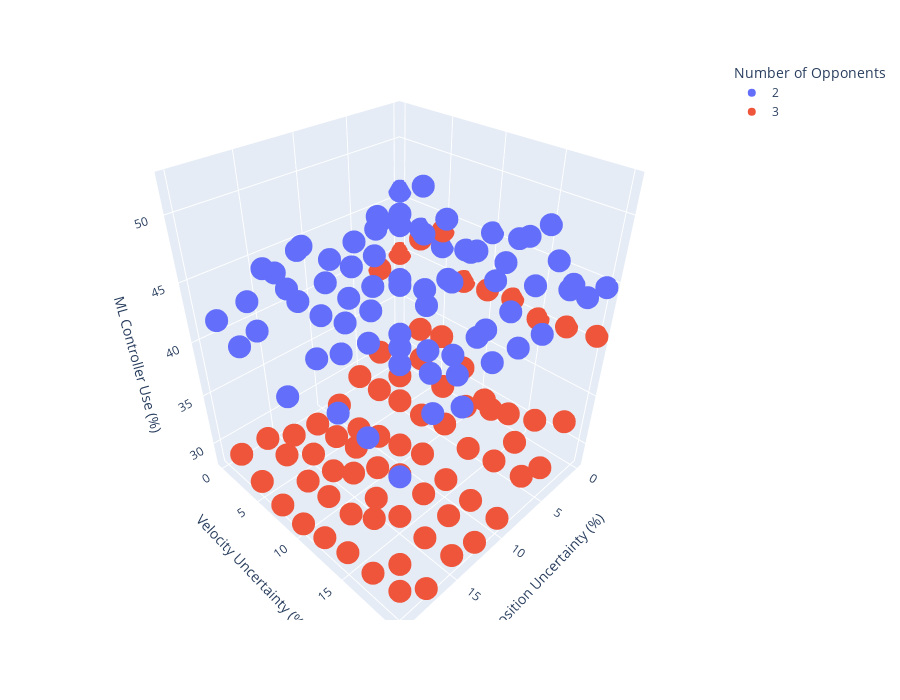

Notebook source saved alongside this figure:
### Code cell
labs = {"percent_change_in_size_of_reachset":"% Change in Size of Reachset",
        "number_of_opponents":"Number of Opponents",
       "reach_time":"Reach Time (s)","velocity_uncertainty":"Velocity Uncertainty (%)","position_uncertainty":"Position Uncertainty (%)","time_taken_lec":"ML Controller Use (%)"}


fig = px.scatter_3d(results, x="position_uncertainty", y="velocity_uncertainty", 
                    z="time_taken_lec",
                    color="number_of_opponents",
                   labels=labs,width=900, height=700)
fig.show()

### Figure 1 — Plotly figure (JSON) as saved in the notebook; plotly's stock layout.template omitted (floating-point values rounded to 4 significant figures)
{"data": [{"hovertemplate": "Number of Opponents=2<br>Position Uncertainty (%)=%{x}<br>Velocity Uncertainty (%)=%{y}<br>ML Controller Use (%)=%{z}<extra></extra>", "legendgroup": "2", "marker": {"color": "#636efa", "symbol": "circle"}, "mode": "markers", "name": "2", "scene": "scene", "showlegend": true, "type": "scatter3d", "x": [0, 0, 0, 0, 0, 0, 0, 0, 0, 2.5, 2.5, 2.5, 2.5, 2.5, 2.5, 2.5, 2.5, 2.5, 5, 5, 5, 5, 5, 5, 5, 5, 7.5, 7.5, 7.5, 7.5, 7.5, 7.5, 7.5, 7.5, 10, 10, 10, 10, 10, 10, 10, 10, 12.5, 12.5, 12.5, 12.5, 12.5, 12.5, 12.5, 12.5, 15, 15, 15, 15, 15, 15, 15, 15, 17.5, 17.5, 17.5, 17.5, 17.5, 17.5, 17.5, 17.5, 20, 20, 20, 20, 20, 20, 20, 20], "y": [0, 2.5, 5, 7.5, 10, 12.5, 15, 17.5, 20, 0, 2.5, 5, 7.5, 10, 12.5, 15, 17.5, 20, 2.5, 5, 7.5, 10, 12.5, 15, 17.5, 20, 2.5, 5, 7.5, 10, 12.5, 15, 17.5, 20, 2.5, 5, 7.5, 10, 12.5, 15, 17.5, 20, 2.5, 5, 7.5, 10, 12.5, 15, 17.5, 20, 2.5, 5, 7.5, 10, 12.5, 15, 17.5, 20, 2.5, 5, 7.5, 10, 12.5, 15, 17.5, 20, 2.5, 5, 7.5, 10, 12.5, 15, 17.5, 20], "z": [45.68, 43.02, 42.26, 42.89, 45.28, 45.68, 47.65, 43.87, 44.64, 43.66, 44.18, 48.31, 46.41, 44.54, 43.12, 47.63, 46.72, 44.93, 45.82, 46.84, 46.05, 43.25, 46.52, 46.58, 45.84, 46.59, 44.51, 46.45, 43.23, 43.43, 45.08, 41.74, 44.96, 44.44, 43.94, 44.29, 46.15, 44.82, 44.31, 41.52, 44.77, 44.66, 45.98, 43.99, 43.79, 45.78, 43.23, 43.19, 42.61, 44.92, 44.79, 43.52, 43.51, 44.11, 46.17, 43.42, 44.14, 43.09, 43.51, 47.11, 46.65, 42.54, 44.24, 46.29, 47.26, 44.16, 43.11, 42.21, 44.68, 40.88, 52.13, 42.63, 42.39, 41.17]}, {"hovertemplate": "Number of Opponents=3<br>Position Uncertainty (%)=%{x}<br>Velocity Uncertainty (%)=%{y}<br>ML Controller Use (%)=%{z}<extra></extra>", "legendgroup": "3", "marker": {"color": "#EF553B", "symbol": "circle"}, "mode": "markers", "name": "3", "scene": "scene", "showlegend": true, "type": "scatter3d", "x": [0, 0, 0, 0, 0, 0, 0, 0, 0, 2.5, 2.5, 2.5, 2.5, 2.5, 2.5, 2.5, 2.5, 2.5, 5, 5, 5, 5, 5, 5, 5, 5, 7.5, 7.5, 7.5, 7.5, 7.5, 7.5, 7.5, 7.5, 10, 10, 10, 10, 10, 10, 10, 10, 12.5, 12.5, 12.5, 12.5, 12.5, 12.5, 12.5, 12.5, 15, 15, 15, 15, 15, 15, 15, 15, 17.5, 17.5, 17.5, 17.5, 17.5, 17.5, 17.5, 17.5, 20, 20, 20, 20, 20, 20, 20, 20], "y": [0, 2.5, 5, 7.5, 10, 12.5, 15, 17.5, 20, 0, 2.5, 5, 7.5, 10, 12.5, 15, 17.5, 20, 2.5, 5, 7.5, 10, 12.5, 15, 17.5, 20, 2.5, 5, 7.5, 10, 12.5, 15, 17.5, 20, 2.5, 5, 7.5, 10, 12.5, 15, 17.5, 20, 2.5, 5, 7.5, 10, 12.5, 15, 17.5, 20, 2.5, 5, 7.5, 10, 12.5, 15, 17.5, 20, 2.5, 5, 7.5, 10, 12.5, 15, 17.5, 20, 2.5, 5, 7.5, 10, 12.5, 15, 17.5, 20], "z": [39.76, 42.08, 43.71, 39.97, 40.21, 40.45, 39.76, 40.2, 40.59, 39.17, 38.57, 35.16, 35.61, 33.64, 31.62, 31.64, 32.53, 33.98, 32.68, 31.4, 34.61, 33.08, 32.44, 33.67, 31.85, 30.9, 31.32, 31.27, 31.53, 31.51, 32.14, 31.2, 31.63, 31.86, 29.53, 28.36, 29.14, 29.86, 30.61, 29.62, 29.27, 29.35, 28.91, 29.11, 29.6, 29.09, 30.16, 29.99, 29.64, 28.9, 29.28, 28.84, 28.74, 30.33, 29.51, 29.56, 29.38, 29.75, 30.57, 30.5, 29.45, 29.69, 29.82, 31.44, 28.78, 28.58, 30.57, 29.41, 28.76, 28.74, 29.4, 30.06, 30.25, 30.86]}], "layout": {"height": 700, "legend": {"title": {"text": "Number of Opponents"}, "tracegroupgap": 0}, "margin": {"t": 60}, "scene": {"domain": {"x": [0, 1], "y": [0, 1]}, "xaxis": {"title": {"text": "Position Uncertainty (%)"}}, "yaxis": {"title": {"text": "Velocity Uncertainty (%)"}}, "zaxis": {"title": {"text": "ML Controller Use (%)"}}}, "width": 900}}
